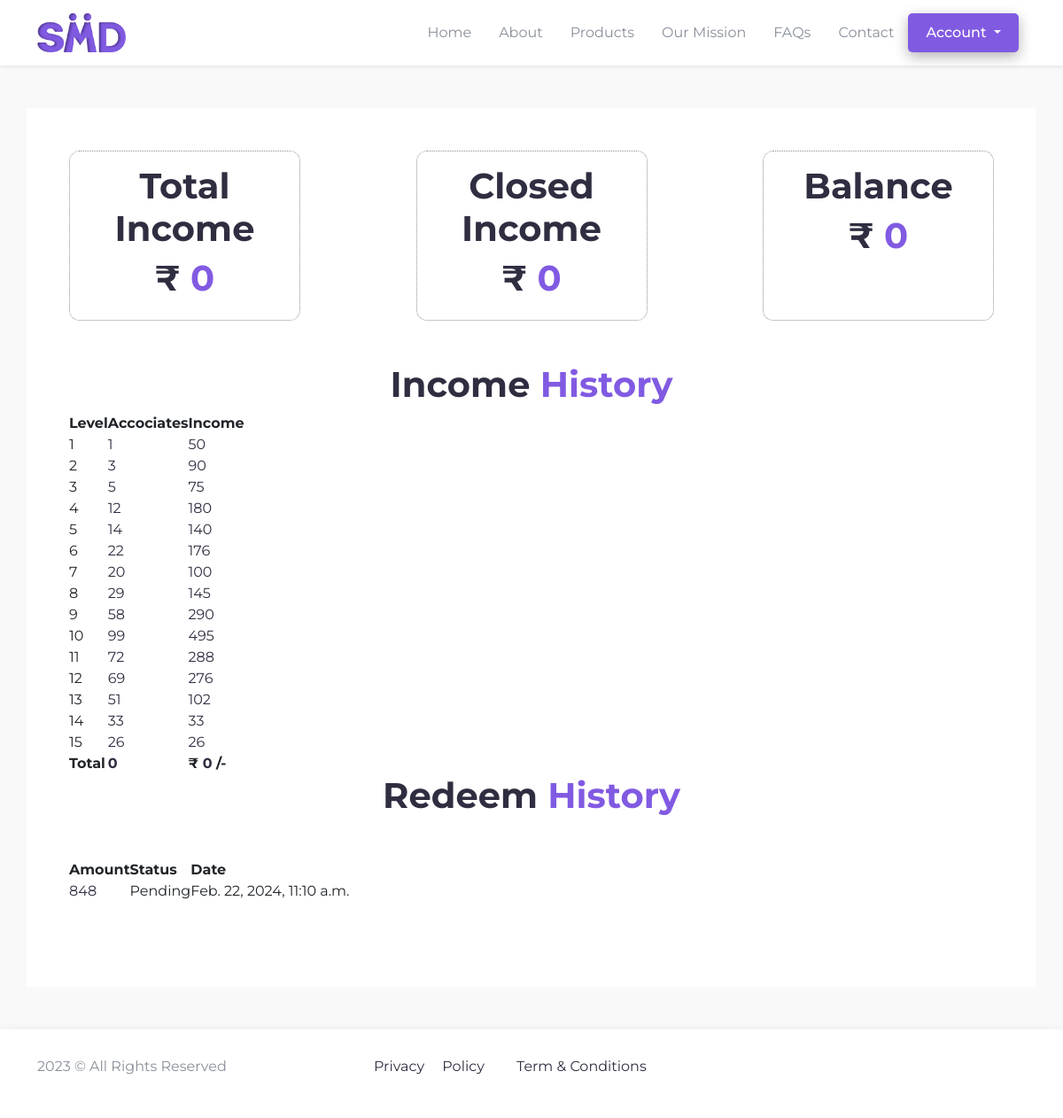
/user/wallet (signed in), run on the app's committed database.
### agents/models.py (models this page shows, shortened)
class Payment(models.Model):
    user  = models.ForeignKey(Accociate, on_delete=models.CASCADE)
    amount = models.IntegerField()
    status = models.CharField(max_length=150, choices=status, default='Pending')
    created_at = models.DateTimeField(auto_now_add=True)
    updated_at = models.DateTimeField(auto_now=True)

### agents/views.py (the view, shortened to what this page needs)
# urls.py: path('wallet', views.walllet, name="wallet"),
@login_required
def walllet(request, level=None):
    today = date.today()
    is_redeem_visible = today.day in (5, 20)
    user = request.user.id
    current_user = Accociate.objects.get(user=user)
    level_1 = Accociate.objects.filter(parent=current_user)
    target_level = int(level) if level is not None else 1
    level_1_data = print_level_income(level_1, 1)
    level_2_data = print_level_income(level_1, 2)
    level_3_data = print_level_income(level_1, 3)
    level_4_data = print_level_income(level_1, 4)
    level_5_data = print_level_income(level_1, 5)
    level_6_data = print_level_income(level_1, 6)
    level_7_data = print_level_income(level_1, 7)
    level_8_data = print_level_income(level_1, 8)
    level_9_data = print_level_income(level_1, 9)
    level_10_data = print_level_income(level_1, 10)
    level_11_data = print_level_income(level_1, 11)
    level_12_data = print_level_income(level_1, 12)
    level_13_data = print_level_income(level_1, 13)
    level_14_data = print_level_income(level_1, 14)
    level_15_data = print_level_income(level_1, 15)
    payment_history = Payment.objects.filter(user=current_user)
    context = {
        "level_1":level_1_data,
        "level_2":level_2_data,
        "level_3":level_3_data,
        "level_4":level_4_data,
        "level_5":level_5_data,
        "level_6":level_6_data,
        "level_7":level_7_data,
        "level_8":level_8_data,
        "level_9":level_9_data,
        "level_10":level_10_data,
        "level_11":level_11_data,
        "level_12":level_12_data,
        "level_13":level_13_data,
        "level_14":level_14_data,
        "level_15":level_15_data,
        "payments":payment_history,
        'is_redeem_visible': is_redeem_visible
    }
    return render(request, "client/user/wallet.html", context)

### agents/views.py (called while the page is built)
def print_level_income(data, target_level, current_level=1, max_levels=15):
    level_data = []
    if current_level == target_level:
        for item in data:
            if item.is_active:
                level_data.append({
                    "name": item.name,
                    "phone": item.phone,
                    "parent": item.parent,
                    "sponsor": item.sponsor,
                    "leg": item.leg,
                    "status": item.is_active,
                })
        return level_data
    if current_level > max_levels:
        return []
    for item in data:
        child_data = Accociate.objects.filter(parent=item)
        level_data.extend(print_level_income(child_data, target_level, current_level + 1, max_levels))
    return level_data

### template/client/user/wallet.html (shortened to what this page needs)
{% extends '../base.html' %} {% block title %}Income History{% endblock title %}
{% block content %} {% load mathfilters %} {% block css %}
<link
  rel="stylesheet"
  href="https://cdn.datatables.net/1.13.6/css/jquery.dataTables.css"
/>
<link
  rel="stylesheet"
  href="https://cdn.datatables.net/responsive/2.5.0/css/responsive.bootstrap5.min.css"
/>
{% endblock css %}
<section id="profile">
  <div class="container p-5 my-5 bg-white rounded-md">
    <div class="d-flex mb-5 justify-content-between">
      <div class="col-md-3 text-center">
        <h1>Total Income</h1>
        <h1>
            &#8377;
          <span class="member totalIncome" id="totalIncome">0</span>
        </h1>
      </div>
      <div class="col-md-3 text-center">
        <h1>Closed Income</h1>
        <h1>
            &#8377; <span class="member" id="closedIncome">0</span>
        </h1>
      </div>
      <div class="col-md-3 text-center">
        <h1>Balance</h1>
        <h1>
            &#8377;
          <span class="newIncome" id="newIncome">0</span>
          <br>
        </h1>
      </div>
    </div>
    <h1 class="text-center">Income <span>History</span></h1>
    <table id="myTable" class="display">
      <thead>
        <tr>
          <th>Level</th>
          <th>Accociates</th>
          <th>Income</th>
        </tr>
      </thead>
      <tbody>
        <tr>
          <td>1</td>
          <td><span class="member">{{level_1|length}}</span></td>
          <td><span class="income">{{level_1|length|mul:50}}</span></td>
        </tr>
        <tr>
          <td>2</td>
          <td><span class="member">{{level_2|length}}</span></td>
          <td><span class="income">{{level_2|length|mul:30}}</span></td>
        </tr>
        <tr>
          <td>3</td>
          <td><span class="member">{{level_3|length}}</span></td>
          <td><span class="income">{{level_3|length|mul:15}}</span></td>
        </tr>
        <tr>
          <td>4</td>
          <td><span class="member">{{level_4|length}}</span></td>
          <td><span class="income">{{level_4|length|mul:15}}</span></td>
        </tr>
        <tr>
          <td>5</td>
          <td><span class="member">{{level_5|length}}</span></td>
          <td><span class="income">{{level_5|length|mul:10}}</span></td>
        </tr>
        <tr>
          <td>6</td>
          <td><span class="member">{{level_6|length}}</span></td>
          <td><span class="income">{{level_6|length|mul:8}}</span></td>
        </tr>
        <tr>
          <td>7</td>
          <td><span class="member">{{level_7|length}}</span></td>
          <td><span class="income">{{level_7|length|mul:5}}</span></td>
        </tr>
        <tr>
          <td>8</td>
          <td><span class="member">{{level_8|length}}</span></td>
          <td><span class="income">{{level_8|length|mul:5}}</span></td>
        </tr>
        <tr>
          <td>9</td>
          <td><span class="member">{{level_9|length}}</span></td>
          <td><span class="income">{{level_9|length|mul:5}}</span></td>
        </tr>
        <tr>
          <td>10</td>
          <td><span class="member">{{level_10|length}}</span></td>
          <td><span class="income">{{level_10|length|mul:5}}</span></td>
        </tr>
        <tr>
          <td>11</td>
          <td><span class="member">{{level_11|length}}</span></td>
          <td><span class="income">{{level_11|length|mul:4}}</span></td>
        </tr>
        <tr>
          <td>12</td>
          <td><span class="member">{{level_12|length}}</span></td>
          <td><span class="income">{{level_12|length|mul:4}}</span></td>
        </tr>
        <tr>
          <td>13</td>
          <td><span class="member">{{level_13|length}}</span></td>
          <td><span class="income">{{level_13|length|mul:2}}</span></td>
        </tr>
        <tr>
          <td>14</td>
          <td><span class="member">{{level_14|length}}</span></td>
          <td><span class="income">{{level_14|length|mul:1}}</span></td>
        </tr>
        <tr>
          <td>15</td>
          <td><span class="member">{{level_15|length}}</span></td>
          <td><span class="income">{{level_15|length|mul:1}}</span></td>
        </tr>
        <tr>
          <td class="fw-bold">Total</td>
          <td><span id="totalMember" class="member fw-bold">0</span></td>
          <td class="fw-bold">&#8377; <span id="totalIncome" class="totalIncome income fw-bold">0</span> /-</td>
        </tr>
      </tbody>
    </table>
    <h1 class="text-center">Redeem <span>History</span></h1>
    <table id="redeemTable" class="display my-5">
      <thead>
        <tr>
          <th>Amount</th>
          <th>Status</th>
          <th>Date</th>
        </tr>
      </thead>
      <tbody>
        {% for payment in payments %}
          <tr>
            <td><span class="amount">{{payment.amount}}</span></td>
            <td>{{payment.status}}</td>
            <td>{{payment.created_at}}</td>
          </tr>
        {% endfor %}
      </tbody>
    </table>
  </div>
</section>
{% endblock content %}

### static/client/css/style.css (style rules this page uses)
* { margin: 0; padding: 0; list-style-type: none; text-decoration: none !important; box-sizing: border-box; font-family: 'Montserrat', sans-serif; }
:root { --blue1: #6F83FF; --blue: #815AE2; --pink: #FF8BB9; --black: #2F2E41; --bg: #F9F1FE; --white: #FFFFFF; --grey: #89909a; --success-bg: #E6F9F1; --success: #18C57E; --bg2: #f9f9f9; }
html, body { height: 100%; width: 100%; background-color: var(--bg2); }
h1 { font-weight: 55px !important; font-weight: 700; color: var(--black); }
span { color: var(--blue); }
#profile .col-md-3 { border: 1px dotted var(--grey); padding: 15px 10px; border-radius: 12px; }
#profile table span { color: var(--black) !important; }

### data on the page
Payment: amount "848", status "Pending", created_at "Feb. 22, 2024, 11:10 a.m."

### other printed values
{{ level_1|length }} "1"
{{ level_1|length|mul:50 }} "50"
{{ level_2|length }} "3"
{{ level_2|length|mul:30 }} "90"
{{ level_3|length }} "5"
{{ level_3|length|mul:15 }} "75"
{{ level_4|length }} "12"
{{ level_4|length|mul:15 }} "180"
{{ level_5|length }} "14"
{{ level_5|length|mul:10 }} "140"
{{ level_6|length }} "22"
{{ level_6|length|mul:8 }} "176"
{{ level_7|length }} "20"
{{ level_7|length|mul:5 }} "100"
{{ level_8|length }} "29"
